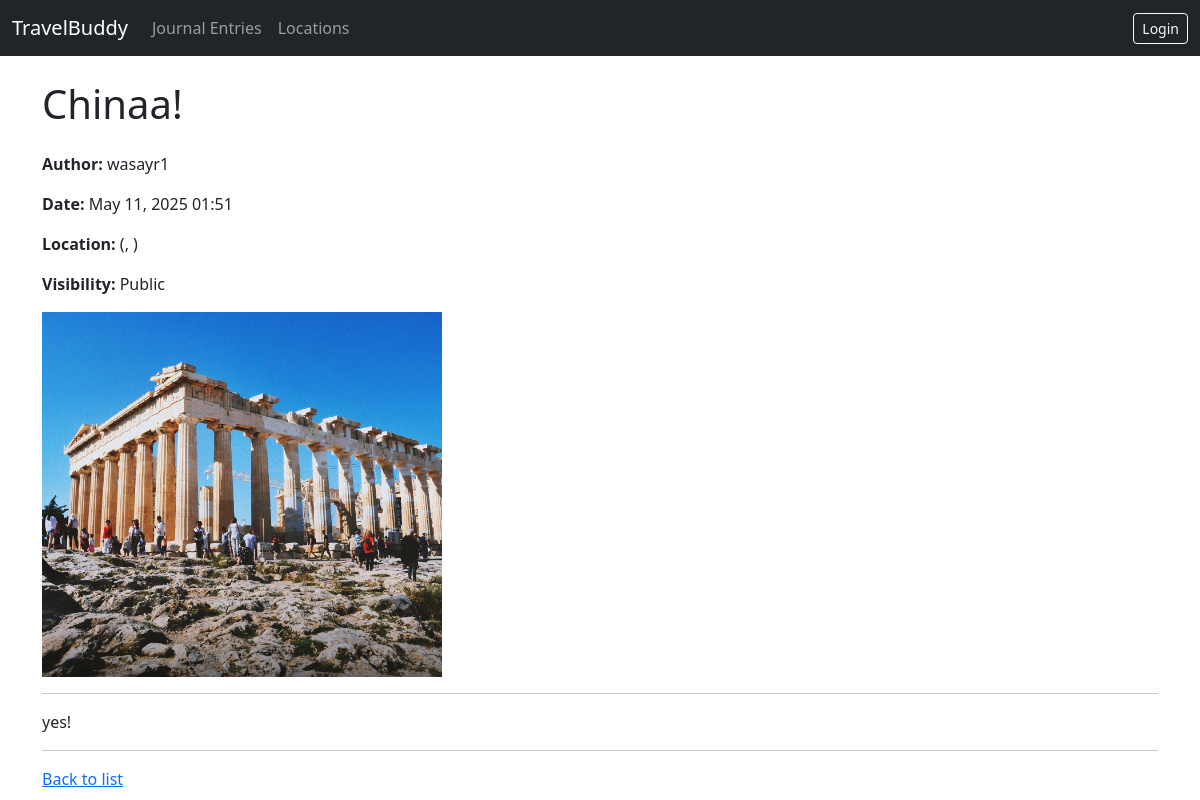
Page /project/entry/4/ on the committed database.
### project/models.py (models this page shows)
class JournalEntry(models.Model):
    title = models.CharField(max_length=200)
    content = models.TextField()
    created_date = models.DateTimeField(auto_now_add=True)
    updated_date = models.DateTimeField(auto_now=True)
    user = models.ForeignKey(User, on_delete=models.CASCADE)
    location = models.ForeignKey(Location, on_delete=models.SET_NULL, null=True, blank=True)
    image = models.ImageField(upload_to='journal_images/', blank=True, null=True)
    VISIBILITY_CHOICES = [
        ('public', 'Public'),
        ('private', 'Private'),
    ]
    visibility = models.CharField(max_length=10, choices=VISIBILITY_CHOICES, default='public')
    tags = models.ManyToManyField('Tag', through='EntryTag', blank=True)

### project/views.py (the view)
# urls.py: path('entry/<int:pk>/', views.JournalEntryDetailView.as_view(), name='entry-detail'),
class JournalEntryDetailView(generic.DetailView):
    model = JournalEntry
    context_object_name = 'journalentry' # Default is 'object' or 'journalentry'
    template_name = 'project/journalentry_detail.html'

### project/templates/project/journalentry_detail.html (shortened to what this page needs)
{% extends "project/base.html" %}
{% block header %}{{ journalentry.title }}{% endblock %}
{% block content %}
    <p><strong>Author:</strong> {{ journalentry.user.username }}</p>
    <p><strong>Date:</strong> {{ journalentry.created_date|date:"M d, Y H:i" }}</p>
    <p><strong>Location:</strong> <a href="{% url 'project:location-detail' pk=journalentry.location.pk %}">{{ journalentry.location.name }}</a> ({{ journalentry.location.city }}, {{ journalentry.location.country }})</p>
    <p><strong>Visibility:</strong> {{ journalentry.get_visibility_display }}</p>
    {% if journalentry.image %}
        <img src="{{ journalentry.image.url }}" alt="{{ journalentry.title }} image" style="max-width: 400px; height: auto;">
    {% endif %}
    <hr>
    <div>{{ journalentry.content|linebreaksbr }}</div>
    <hr>
    <a href="{% url 'project:entry-list' %}">Back to list</a>
{% endblock %}

### project/templates/project/base.html (style rules this page uses)
body { padding-top: 56px; }

### rows in the picture
JournalEntry: title "Chinaa!", user.username "wasayr1", created_date "May 11, 2025 01:51", visibility "Public", image (picture), content "yes!"
